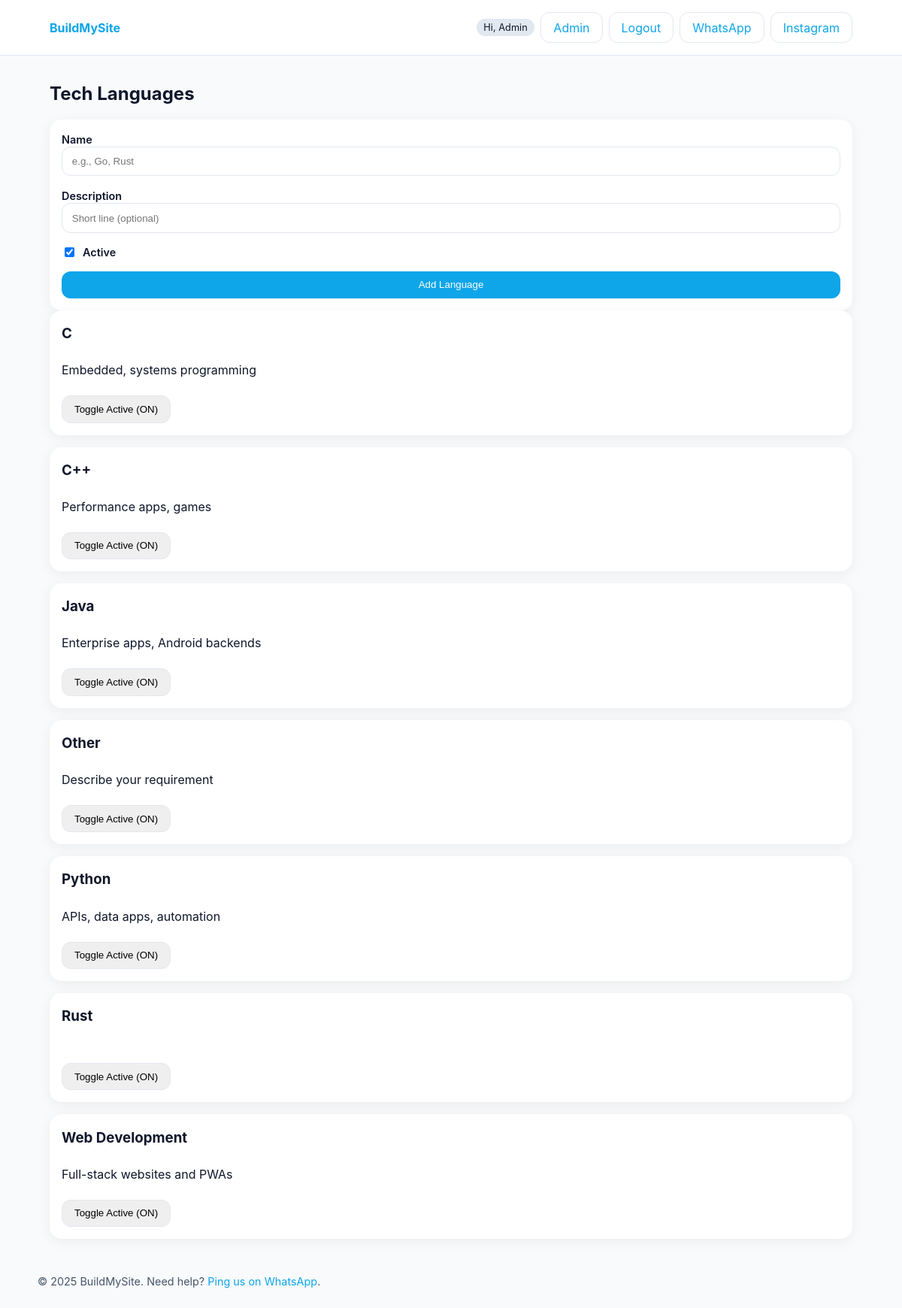
The app's page /admin/languages (signed in) with its own data.
### app.py (models this page shows, shortened)
class User(db.Model, UserMixin):
    id = db.Column(db.Integer, primary_key=True)
    name = db.Column(db.String(120), nullable=False)
    email = db.Column(db.String(120), unique=True, nullable=False)
    password_hash = db.Column(db.String(255), nullable=False)
    is_admin = db.Column(db.Boolean, default=False)

class TechLanguage(db.Model):
    id = db.Column(db.Integer, primary_key=True)
    name = db.Column(db.String(120), unique=True, nullable=False)
    description = db.Column(db.Text, default='')
    is_active = db.Column(db.Boolean, default=True)

### app.py (the view, shortened to what this page needs)
@app.route('/admin/languages', methods=['GET', 'POST'])
@login_required
@admin_required
def admin_languages():
    techs = TechLanguage.query.order_by(TechLanguage.name.asc()).all()
    return render_template('admin/languages.html', techs=techs)

### app.py (called while the page is built, shortened)
@login_manager.user_loader
def load_user(user_id):
    return User.query.get(int(user_id))

@app.before_request
def ensure_admin_seed():
    db.create_all()
    admin = User.query.filter_by(email=app.config['ADMIN_EMAIL']).first()

def admin_required(f):
    @wraps(f)
    def wrapper(*args, **kwargs):
        if not current_user.is_authenticated or not current_user.is_admin:
            flash('Admin only.', 'danger')
            return redirect(url_for('login'))
        return f(*args, **kwargs)
    return wrapper

@app.context_processor
def inject_social_links():
    return dict(
        WHATSAPP_LINK='https://wa.me/919876543210',
        INSTAGRAM_LINK='https://instagram.com/your_handle'
    )

### templates/admin/languages.html
{% extends 'base.html' %}
{% block content %}
<h2>Tech Languages</h2>
<form method="post" class="card">
  <div class="grid">
    <div>
      <label>Name</label>
      <input class="input" type="text" name="name" placeholder="e.g., Go, Rust" required>
    </div>
    <div>
      <label>Description</label>
      <input class="input" type="text" name="description" placeholder="Short line (optional)">
    </div>
    <div style="display:flex; align-items:center; gap:.5rem">
      <input type="checkbox" name="is_active" checked id="is_active">
      <label for="is_active">Active</label>
    </div>
    <button class="btn primary" type="submit">Add Language</button>
  </div>
</form>
<div class="grid">
  {% for tech in techs %}
    <div class="card" style="align-items:flex-start">
      <h3>{{ tech.name }}</h3>
      <p>{{ tech.description }}</p>
      <form action="{{ url_for('toggle_language', tech_id=tech.id) }}" method="get">
        <button class="btn">Toggle Active ({{ 'ON' if tech.is_active else 'OFF' }})</button>
      </form>
    </div>
  {% endfor %}
</div>
{% endblock %}

### templates/base.html (shortened to what this page needs)
<!doctype html>
<html lang="en">
<head>
  <link rel="stylesheet" href="{{ url_for('static', filename='css/styles.css') }}">
</head>
<body>
  <nav class="nav">
    <div class="container nav-inner">
      <a href="{{ url_for('index') }}" class="logo"><strong>BuildMySite</strong></a>
      <div style="display:flex; gap:.5rem; align-items:center">
        {% if current_user.is_authenticated %}
          <span class="chip">Hi, {{ current_user.name }}</span>
          {% if current_user.is_admin %}
            <a class="btn" href="{{ url_for('admin_dashboard') }}">Admin</a>
          {% endif %}
          <a class="btn" href="{{ url_for('logout') }}">Logout</a>
        {% else %}
          <a class="btn" href="{{ url_for('login') }}">Login</a>
          <a class="btn" href="{{ url_for('register') }}">Sign Up</a>
        {% endif %}
        <a class="btn" target="_blank" rel="noreferrer" href="{{ WHATSAPP_LINK }}">WhatsApp</a>
        <a class="btn" target="_blank" rel="noreferrer" href="{{ INSTAGRAM_LINK }}">Instagram</a>
      </div>
    </div>
  </nav>
  <main class="container">
    {% block content %}{% endblock %}
  </main>
  <footer class="container footer">
    <div>© {{ 2025 }} BuildMySite. Need help? <a href="{{ WHATSAPP_LINK }}" target="_blank">Ping us on WhatsApp</a>.</div>
  </footer>
</body>
</html>

### static/css/styles.css (style rules this page uses)
:root { --brand:#0ea5e9; --text:#0f172a; --muted:#475569; --bg:#f8fafc; }
* { box-sizing:border-box }
body { font-family:Inter,system-ui,-apple-system,Segoe UI,Roboto,Ubuntu,"Helvetica Neue",Arial,"Noto Sans",sans-serif; margin:0; color:var(--text); background:var(--bg) }
a { color:var(--brand); text-decoration:none }
.container { max-width:1100px; margin:0 auto; padding:1rem }
.grid { display:grid; gap:1rem }
.card { background:#fff; border-radius:16px; box-shadow:0 4px 18px rgba(2,8,23,.06); padding:1rem; display:flex; flex-direction:column; gap:.5rem }
.card h3 { margin:.2rem 0 }
.btn { display:inline-flex; align-items:center; justify-content:center; gap:.5rem; padding:.6rem 1rem; border-radius:12px; border:1px solid #e2e8f0; cursor:pointer }
.btn.primary { background:var(--brand); color:#fff; border-color:transparent }
.input, textarea, select { width:100%; padding:.7rem .8rem; border:1px solid #e2e8f0; border-radius:12px }
label { font-weight:600; font-size:.9rem }
.nav { background:#fff; border-bottom:1px solid #e2e8f0 }
.nav-inner { display:flex; align-items:center; justify-content:space-between }
.footer { padding:2rem 0; color:var(--muted); font-size:.9rem }
.chip { background:#e2e8f0; border-radius:999px; padding:.25rem .6rem; font-size:.8rem }

### records on screen
User: name "Admin"
TechLanguage: name "C", description "Embedded, systems programming", is_active "ON"
TechLanguage: name "C++", description "Performance apps, games", is_active "ON"
TechLanguage: name "Java", description "Enterprise apps, Android backends", is_active "ON"
TechLanguage: name "Other", description "Describe your requirement", is_active "ON"
TechLanguage: name "Python", description "APIs, data apps, automation", is_active "ON"
TechLanguage: name "Rust", is_active "ON"
TechLanguage: name "Web Development", description "Full-stack websites and PWAs", is_active "ON"

### other values on screen
{{ 2025 }} "2025"
